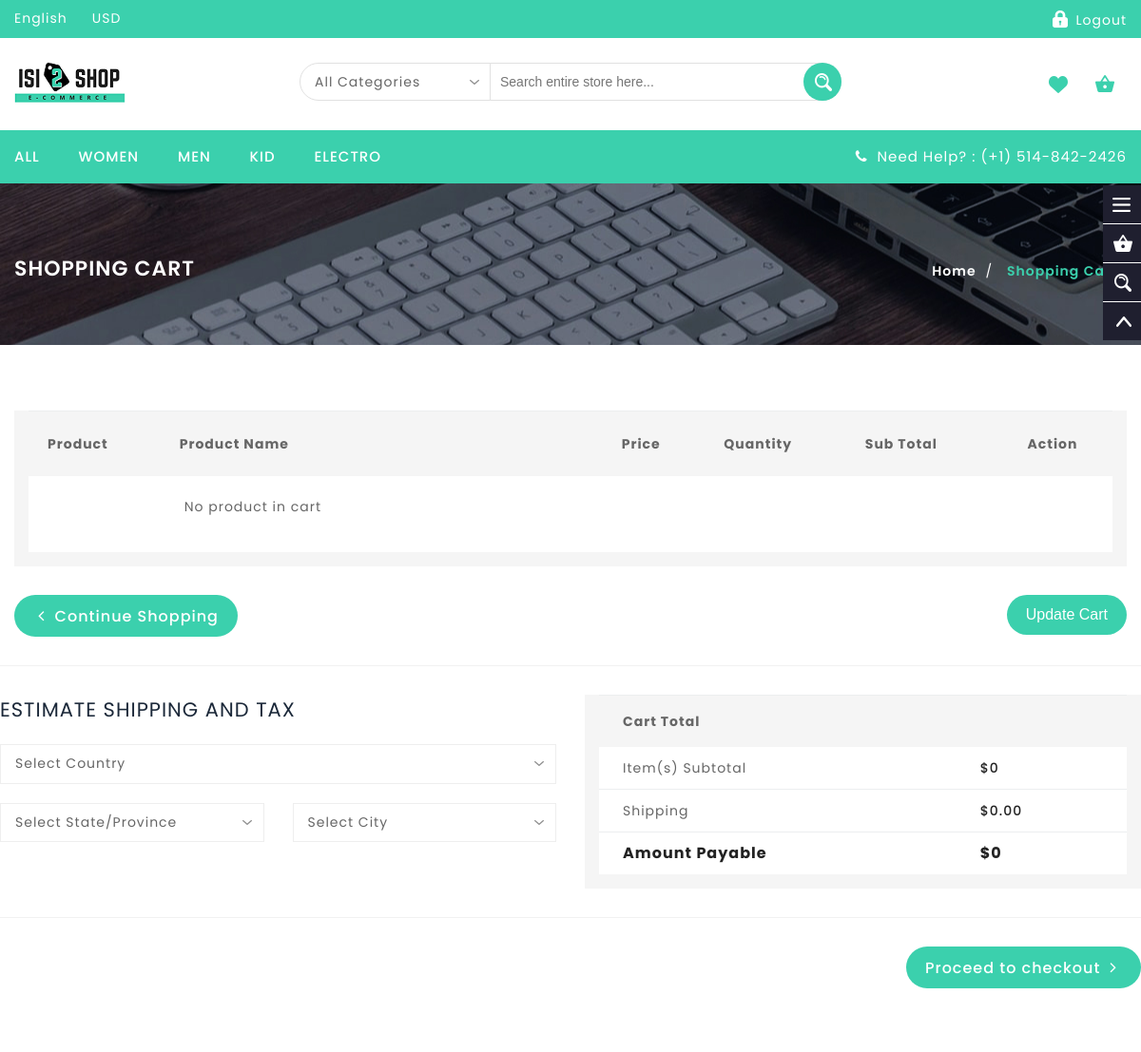
The page /cart.php (signed in, upper part) on the database as committed earlier.
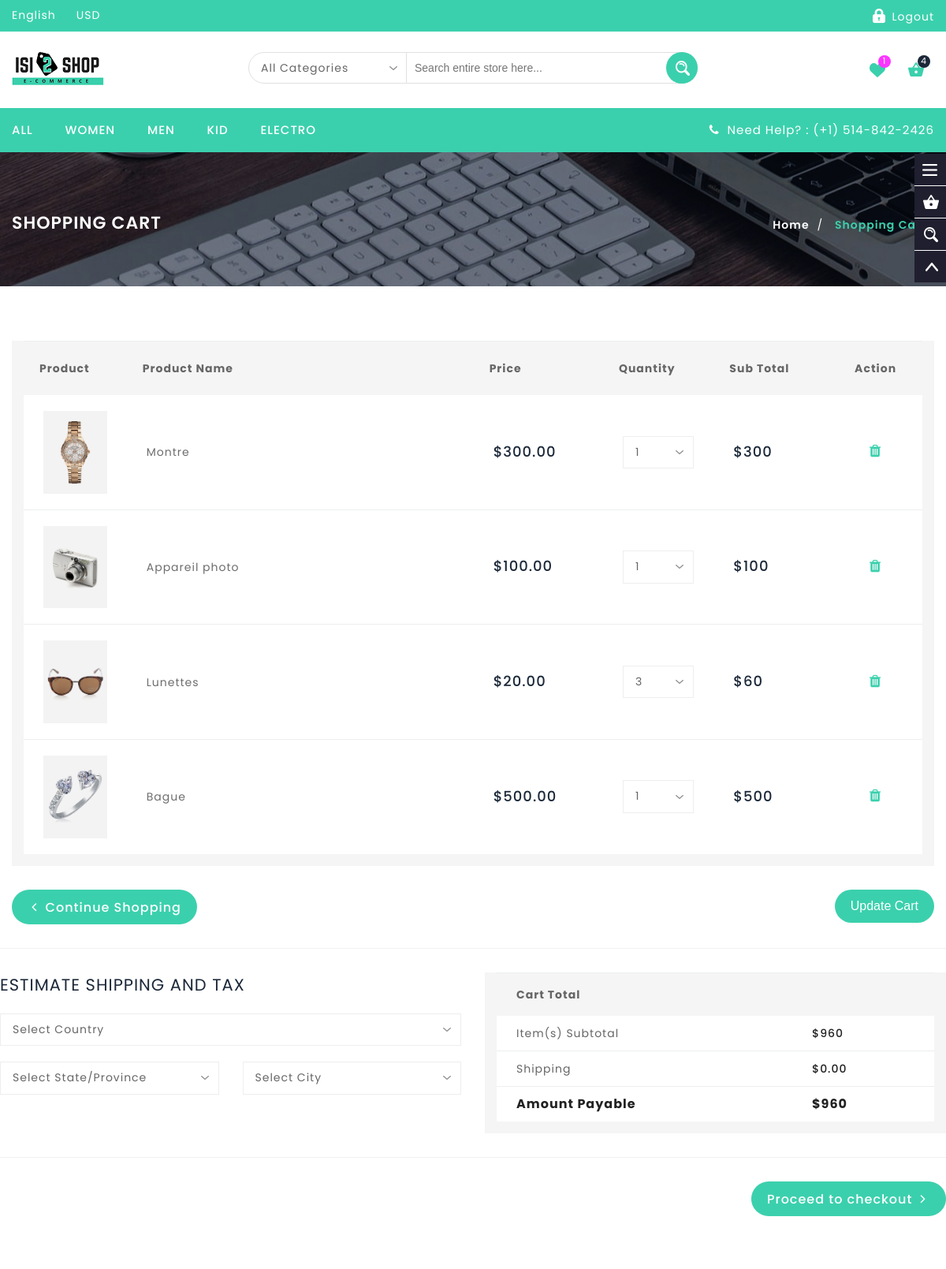
The same page on the database as committed later.
### tables this page shows
CREATE TABLE IF NOT EXISTS `produit` (
  `id_cat` int(3) NOT NULL,
  `libelle` varchar(20) NOT NULL,
  `description` varchar(30) NOT NULL,
  `img` varchar(20) NOT NULL,
  `prix` decimal(5,2) NOT NULL,
  `qte_dispo` int(2) NOT NULL,
  `id` int(11) NOT NULL AUTO_INCREMENT,
  PRIMARY KEY (`id`)
);

CREATE TABLE IF NOT EXISTS `pannier` (
  `id_user` int(11) NOT NULL,
  `id_produit` int(11) NOT NULL,
  `qte` int(11) NOT NULL,
  PRIMARY KEY (`id_user`,`id_produit`)
);

### functions/bdManager.php (called while the page is built, shortened)
<?php
require_once "classes/produit.php";
require_once "classes/panier.php";
$servername = SERVERNAME;
$username = USERNAMEBD;
$password = PASSWORDBD;
$dbname = DBNAME;
function getProdById($id){
    global $servername;
    global $username;
    global $password;
    global $dbname;
    $retour = null;
    $conn = mysqli_connect($servername, $username, $password, $dbname);
    $selectProduct = "SELECT * FROM produit WHERE id=$id";
    $result = mysqli_query($conn, $selectProduct);
    if (mysqli_num_rows($result) > 0) {
        if($row = mysqli_fetch_assoc($result)) {
            $retour = new Produit($row["id"], $row["id_cat"], $row["libelle"], $row["description"], $row["img"], $row["prix"], $row["qte_dispo"]);
        }
    }
    return $retour;
}
function getPanier($idUser){
    global $servername;
    global $username;
    global $password;
    global $dbname;
    $retour = array();
    $conn = new mysqli($servername, $username, $password, $dbname);
    $selectFavoris = "SELECT * FROM pannier WHERE id_user=$idUser";
    $result = $conn->query($selectFavoris);
    if (mysqli_num_rows($result) > 0) {
        while($row = mysqli_fetch_assoc($result)) {
            $panier = new Panier($row["id_user"], $row["id_produit"], $row["qte"]);
            array_push($retour, $panier);
        }
    }
    return $retour;
}
function getAllFavoris(){
    global $servername;
    global $username;
    global $password;
    global $dbname;
    $retour = array();
    $conn = new mysqli($servername, $username, $password, $dbname);
    $selectFavoris = "SELECT * FROM favoris";
    $result = $conn->query($selectFavoris);
    if (mysqli_num_rows($result) > 0) {
        while($row = mysqli_fetch_assoc($result)) {
            $fav = new Favoris($row["id_user"], $row["id_produit"]);
            array_push($retour, $fav);
        }
    }
    return $retour;
}

### classes/produit.php (called while the page is built, shortened)
<?php
class Produit
{
    public $libelle;
    public $img;
    public function __construct($id, $id_cat, $libelle, $description, $img, $prix, $qte_dispo)
    {
        $this->id = $id;
        $this->id_cat = $id_cat;
        $this->libelle = $libelle;
        $this->img = $img;
        $this->prix = $prix;
    }
    public function getLibelle()
    {
        return $this->libelle;
    }
    public function getImg()
    {
        return $this->img;
    }
}

### classes/panier.php (called while the page is built, shortened)
<?php
class Panier
{
    public function __construct($idUser, $idProd, $qte)
    {
        $this->qte = $qte;
    }
}

### cart.php (the view, shortened to what the changed rows need)
<?php
require_once  'views/header.php';
require_once  'functions/bdManager.php';
require_once  'classes/produit.php';
?>
    <div class="banner inner-banner1 ">
        <div class="container">
            <section class="banner-detail center-xs">
                <h1 class="banner-title">Shopping Cart</h1>
            </section>
        </div>
    </div>
    <section class="ptb-70">
        <form class="container" action="cart.php" method="post">
            <div class="row">
                <div class="col-12">
                    <div class="cart-item-table commun-table">
                        <div class="table-responsive">
                            <table class="table">
                                <thead>
                                <tr>
                                    <th>Product</th>
                                    <th>Product Name</th>
                                    <th>Price</th>
                                    <th>Quantity</th>
                                    <th>Sub Total</th>
                                    <th>Action</th>
                                </tr>
                                </thead>
                                <tbody>
                                <?php
                                if(count($panier) > 0 ){
                                    foreach ($panier as $value) {
                                        $idProd = $value->idProd;
                                        $produit = getProdById($idProd);
                                        switch($produit->id_cat){
                                            case 1:
                                                $dossierImage = MEN;
                                                break;
                                            case 2:
                                                $dossierImage = WOMEN;
                                                break;
                                        }
                                        ?>
                                        <tr>
                                            <td>
                                                <a href="product-page.php?idProd=<?=$produit->id?>">
                                                    <div class="product-image">
                                                        <img alt="Stylexpo" src="images/<?=$dossierImage."/".$produit->getImg()?>">
                                                    </div>
                                                </a>
                                            </td>
                                            <td>
                                                <div class="product-title">
                                                    <a href="product-page.php"><?=$produit->getLibelle()?></a>
                                                </div>
                                            </td>
                                            <td>
                                                <ul>
                                                    <li>
                                                        <div class="base-price price-box">
                                                            <span class="price">$<?=$produit->prix?></span>
                                                        </div>
                                                    </li>
                                                </ul>
                                            </td>
                                            <td>
                                                <div class="input-box select-dropdown">
                                                    <fieldset>
                                                    </fieldset>
                                                </div>
                                            </td>
                                            <td>
                                                <div class="total-price price-box">
                                                    <span class="price">$<?=$produit->prix*$value->qte?></span>
                                                </div>
                                            </td>
                                            <td>
                                                <a href="<?= $_SERVER['PHP_SELF'],'?' ,OP_NAME , '=' , OP_RETRAIT_CART , '&idProd=', $produit->id ?>"><i title="Remove Item From Cart" data-id="100" class="fa fa-trash cart-remove-item"></i></a>
                                            </td>
                                        </tr>
                                        <?php
                                    }
                                }else{
                                    ?>
                                    <tr>
                                        <td>
                                        </td>
                                        <td>
                                            <div class="product-title">
                                                <p>No product in cart</p>
                                            </div>
                                        </td>
                                        <td>
                                        </td>
                                        <td>
                                        </td>
                                        <td>
                                        </td>
                                    </tr>
                                    <?php
                                }
                                ?>
                                </tbody>
                            </table>
                        </div>
                    </div>
                </div>
            </div>
        </form>
        <div class="mtb-30">
            <div class="row">
                <div class="col-md-6">
                    <div class="cart-total-table commun-table">
                        <div class="table-responsive">
                            <table class="table">
                                <thead>
                                <tr>
                                    <th colspan="2">Cart Total</th>
                                </tr>
                                </thead>
                                <tbody>
                                <tr>
                                    <td>
                                        <div class="price-box">
                                            <span class="price">$<?=$total?></span>
                                        </div>
                                    </td>
                                </tr>
                                <tr>
                                    <td>
                                        <div class="price-box">
                                            <span class="price"><b>$<?=$total?></b></span>
                                        </div>
                                    </td>
                                </tr>
                                </tbody>
                            </table>
                        </div>
                    </div>
                </div>
            </div>
        </div>
        </div>
<?php
require_once  'views/footer.php';
?>

### views/header.php (shortened to what the changed rows need)
<?php
require_once "functions/bdManager.php";
require_once "functions/panierInvite.php";
$prodWish = getAllFavoris();
if(array_key_exists(IDUSER, $_SESSION)){
    $panier = getPanier($_SESSION[IDUSER]);
} else {
    $panier = getPanierInvite();
}
$total = 0;
?>
<!DOCTYPE html>
<html lang="en">
<head>
    <link rel="stylesheet" type="text/css" href="css/font-awesome.min.css"/>
    <link rel="stylesheet" type="text/css" href="css/bootstrap.css"/>
    <link rel="stylesheet" type="text/css" href="css/jquery-ui.css">
    <link rel="stylesheet" type="text/css" href="css/owl.carousel.css">
    <link rel="stylesheet" type="text/css" href="css/fotorama.css">
    <link rel="stylesheet" type="text/css" href="css/magnific-popup.css">
    <link rel="stylesheet" type="text/css" href="css/custom.css">
    <link rel="stylesheet" type="text/css" href="css/responsive.css">
</head>
<body class="homepage">
<div class="main">
    <header class="navbar navbar-custom container-full-sm" id="header">
        <div class="header-middle">
            <div class="container">
                <div class="row">
                    <div class="col-xl-3 col-md-3 col-lgmd-20per">
                        <div class="right-side float-left-xs header-right-link">
                            <ul>
                                <li class="wishlist-icon">
                                    <a href="wishlist.php">
                                        <span>
                                            <?php if(count($prodWish) !=0){
                                                ?>
                                                <small class="cart-notification"><?= count($prodWish) ?></small>
                                            <?php } ?>
                                        </span>
                                    </a>
                                </li>
                                <li class="cart-icon"> <a href="#"> <span>
                                        <?php if(count($panier) !=0){
                                            ?>
                                            <small class="cart-notification"><?= count($panier) ?></small>
                                        <?php } ?>
                                        </span> </a>
                                            <?php if(count($panier) > 0 ){
                                                foreach ($panier as $value) {
                                                    $prod = $value->idProd;
                                                    $produit = getProdById($prod);
                                                    ?>
                                                    <?php
                                                    $total += $produit->prix*$value->qte;
                                                }
                                            }else{
                                                ?>
                                                <p>No product in cart</p>
                                                <?php
                                            }
                                            ?>
                                </li>
                            </ul>
                        </div>
                    </div>
                </div>
            </div>
        </div>
    </header>

Rows that differ between the two databases and show on the page:
now on this page (row unchanged): produit: img (picture), libelle "Montre", prix "300.00", $produit->prix*$value->qte "300"
now on this page (row unchanged): produit: img (picture), libelle "Appareil photo", prix "100.00", $produit->prix*$value->qte "100"
added pannier: id_produit.img (picture), id_produit.libelle "Lunettes", id_produit.prix "20.00", $produit->prix*$value->qte "60"
added pannier: id_produit.img (picture), id_produit.libelle "Bague", id_produit.prix "500.00", $produit->prix*$value->qte "500"
Other text that changed with them:
count($prodWish): (not shown) → "1"
count($panier): (not shown) → "4"
$total: "0" → "960"
text no longer shown: "No product in cart"
